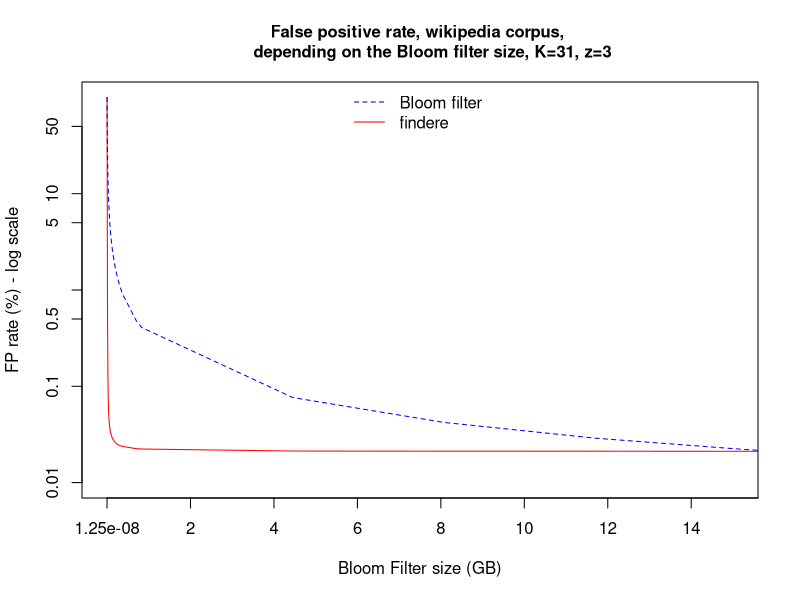

Generate this figure with R:

pdf(file="fpr_size_wikipedia.pdf",width=6,height=4)
resetPar <- function() {
  dev.new()
  op <- par(no.readonly = TRUE)
  dev.off()
  op
}
resetPar()


dev.new()



#par(mar=c(5,5,3,6), cex.axis=2, cex.lab=2, cex.main = 2)
# par(mar=c(5,5,3,6))
data = read.table("data_findereOnWikipedia.txt", head=T)
data$sizeGiga = data$size/8000000000
100/8000000000

dev.off()
plot(data$FPR_findere~data$sizeGiga,xlab="Bloom Filter size (GB)",ylab="FP rate (%) - log scale",pch=15, 
     col="red", log="y",
     yaxt="n",xaxt="n",
     bg = "red", type="l",  cex=2, main="False positive rate, wikipedia corpus, \
     depending on the Bloom filter size, K=31, z=3", 
     cex.main = 1, cex.lab = 1, cex.axis = 1,
     ylim=c(0.01, 100), xlim=c(0, 15))
points(data$FPR_BF~data$sizeGiga,type="l",xlab="",ylab="",pch=19, lty=2, col="blue",  cex=1)

yticks<-c(0.01,0.1,0.5,1,5,10, 50)
axis(2,at=yticks,labels=yticks)
xticks<-c(100/8000000000,2,4,6,8,10,12,14,16)
axis(1,at=xticks,labels=xticks)



par(new = TRUE)#, mar=c(5,5,3,6))

legend( x="top", 
        legend=c("Bloom filter","findere"), 
        col=c("blue","red"), lty=c(2,1),
        lwd=1, merge=TRUE, bty = "n", cex=c(1,1) )


dev.off()



